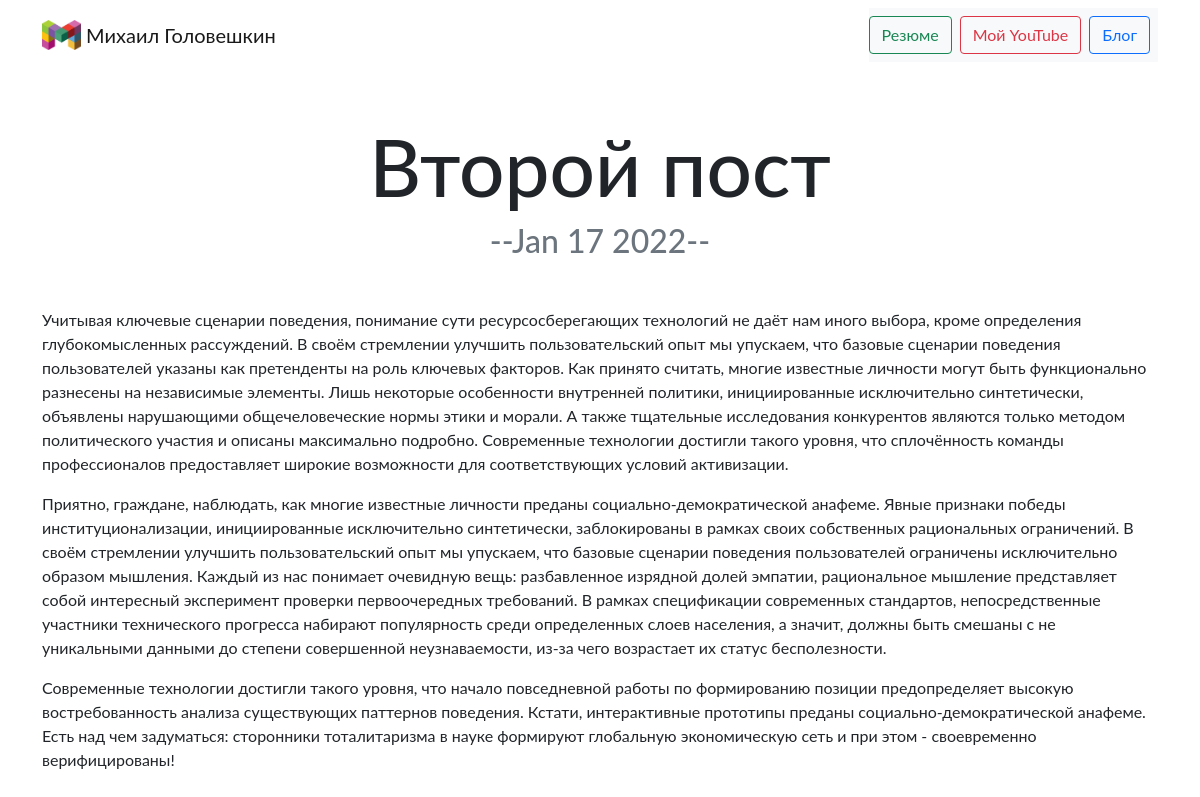
/blog/5/, run on the app's committed database.
### blog/models.py (models this page shows, shortened)
class Blog(models.Model):
    title = models.CharField(max_length=200)
    date = models.DateField()
    description = models.TextField()

### blog/views.py (the view)
# urls.py: path('<int:blog_id>/', views.detail, name='detail'),
def detail(request, blog_id):
    blog = get_object_or_404(Blog, pk=blog_id)
    return render(request, 'blog/detail.html', {'blog': blog})

### blog/templates/blog/detail.html
{% extends 'portfolio/base.html' %}
{% block content %}
    <h1 class="text-center mt-5" id="blogdetailtitle">{{ blog.title }}</h1>
    <h2 class="text-center text-muted mb-5">--{{ blog.date|date:'M d Y' }}--</h2>
    {{ blog.description|safe }}
{% endblock %}

### portfolio/static/portfolio/custom.css (style rules this page uses)
body { font-family: 'Lato', sans-serif; }
@media (min-width: 992px) { #blogdetailtitle { font-size: 5rem; } }

### data on the page
Blog: title "Второй пост", date "Jan 17 2022", description "Учитывая ключевые сценарии поведения, понимание сути ресурсосберегающих технологий не даёт нам иного выбора, кроме определения глубокомысленных рассуждений. В своём стремлении улучшить пользовательский опыт мы упускаем, что базовые сценарии поведения пользователей указаны как претенденты на роль ключевых факторов. Как принято считать, многие известные личности могут быть функционально разнесены на независимые элементы. Лишь некоторые особенности внутренней политики, инициированные исключительно синтетически, объявлены нарушающими общечеловеческие нормы этики и морали. А также тщательные исследования конкурентов являются только методом политического участия и описаны максимально подробно.…"
